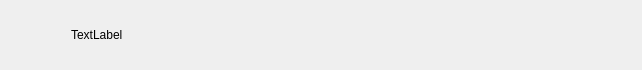
<?xml version="1.0" encoding="UTF-8"?>
<ui version="4.0">
 <class>ConUserItem</class>
 <widget class="QWidget" name="ConUserItem">
  <property name="geometry">
   <rect>
    <x>0</x>
    <y>0</y>
    <width>642</width>
    <height>70</height>
   </rect>
  </property>
  <property name="minimumSize">
   <size>
    <width>0</width>
    <height>70</height>
   </size>
  </property>
  <property name="maximumSize">
   <size>
    <width>16777215</width>
    <height>70</height>
   </size>
  </property>
  <property name="windowTitle">
   <string>Form</string>
  </property>
  <layout class="QHBoxLayout" name="horizontalLayout">
   <property name="spacing">
    <number>5</number>
   </property>
   <property name="leftMargin">
    <number>6</number>
   </property>
   <property name="topMargin">
    <number>2</number>
   </property>
   <property name="rightMargin">
    <number>6</number>
   </property>
   <property name="bottomMargin">
    <number>2</number>
   </property>
   <item>
    <widget class="QWidget" name="widget" native="true">
     <property name="minimumSize">
      <size>
       <width>60</width>
       <height>60</height>
      </size>
     </property>
     <property name="maximumSize">
      <size>
       <width>60</width>
       <height>60</height>
      </size>
     </property>
     <widget class="QLabel" name="icon_lb">
      <property name="geometry">
       <rect>
        <x>0</x>
        <y>10</y>
        <width>45</width>
        <height>45</height>
       </rect>
      </property>
      <property name="minimumSize">
       <size>
        <width>45</width>
        <height>45</height>
       </size>
      </property>
      <property name="maximumSize">
       <size>
        <width>45</width>
        <height>45</height>
       </size>
      </property>
      <property name="text">
       <string/>
      </property>
     </widget>
     <widget class="QLabel" name="red_point">
      <property name="geometry">
       <rect>
        <x>27</x>
        <y>2</y>
        <width>30</width>
        <height>30</height>
       </rect>
      </property>
      <property name="minimumSize">
       <size>
        <width>30</width>
        <height>30</height>
       </size>
      </property>
      <property name="maximumSize">
       <size>
        <width>30</width>
        <height>30</height>
       </size>
      </property>
      <property name="text">
       <string/>
      </property>
     </widget>
    </widget>
   </item>
   <item>
    <widget class="QLabel" name="user_name_lb">
     <property name="text">
      <string>TextLabel</string>
     </property>
    </widget>
   </item>
  </layout>
 </widget>
 <resources/>
 <connections/>
</ui>
